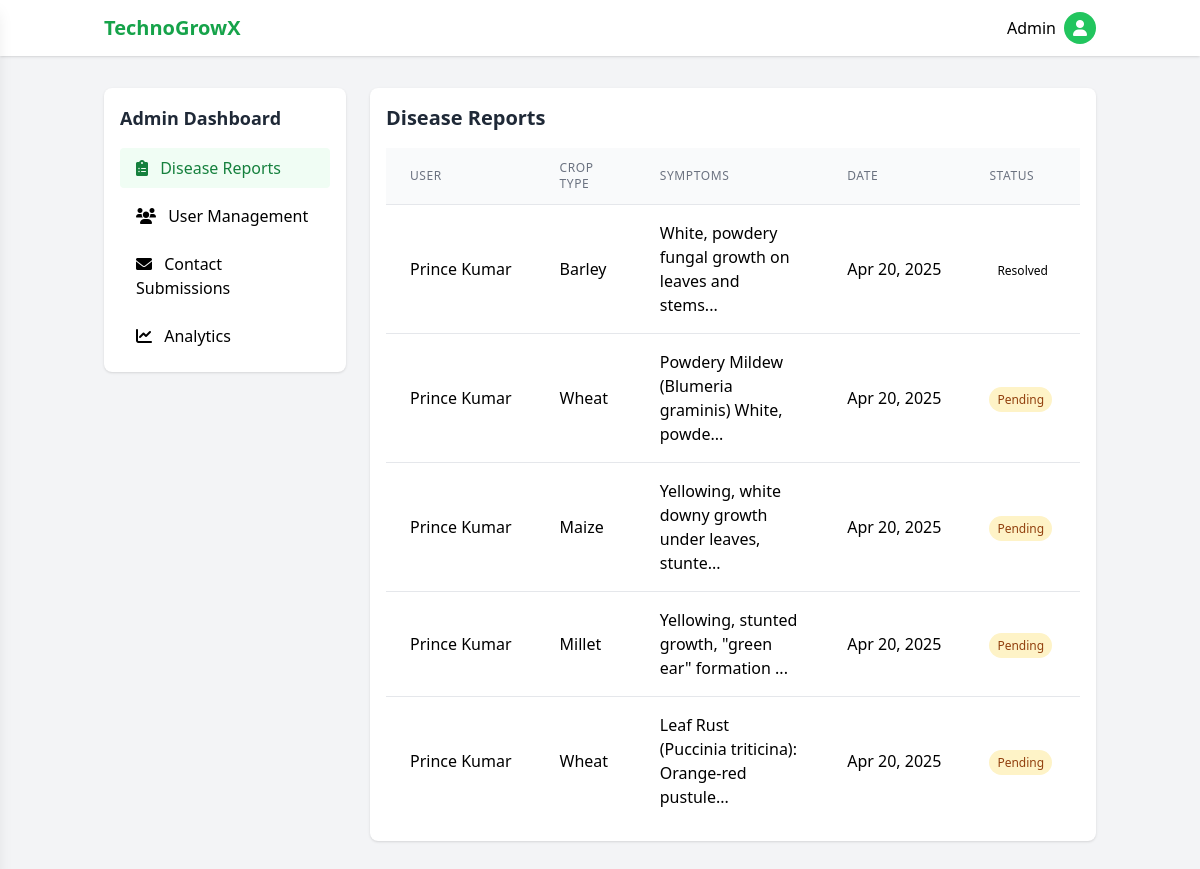
The page /admin.php (signed in) on the database its author committed.
### tables this page shows
CREATE TABLE `disease_reports` (
  `id` int(11) NOT NULL,
  `user_id` int(11) NOT NULL,
  `crop_type` varchar(100) NOT NULL,
  `symptoms` text NOT NULL,
  `image_path` varchar(255) DEFAULT NULL,
  `report_status` enum('pending','reviewed','resolved') DEFAULT 'pending',
  `created_at` timestamp NOT NULL DEFAULT current_timestamp(),
  `solution` text DEFAULT NULL,
  `expert_id` int(11) DEFAULT NULL
);

CREATE TABLE `users` (
  `id` int(11) NOT NULL,
  `name` varchar(100) NOT NULL,
  `email` varchar(100) NOT NULL,
  `phone` varchar(15) DEFAULT NULL,
  `address` varchar(255) DEFAULT NULL,
  `password` varchar(255) NOT NULL,
  `user_type` enum('farmer','expert','admin') NOT NULL,
  `created_at` timestamp NOT NULL DEFAULT current_timestamp(),
  `is_active` tinyint(1) DEFAULT 1
);

### admin.php (the view, shortened to what this page needs)
<?php
include 'config.php';
$reports_sql = "SELECT disease_reports.id AS report_id, users.name, crop_type, symptoms, image_path,
                disease_reports.created_at, report_status, solution
                FROM disease_reports
                JOIN users ON disease_reports.user_id = users.id
                ORDER BY disease_reports.created_at DESC";
$reports_result = mysqli_query($conn, $reports_sql);
?>
<!DOCTYPE html>
<html lang="en">
<head>
  <script src="https://cdn.tailwindcss.com"></script>
  <link rel="stylesheet" href="https://cdnjs.cloudflare.com/ajax/libs/font-awesome/6.0.0/css/all.min.css">
</head>
<body class="bg-gray-100">
  <header class="bg-white shadow">
    <div class="container mx-auto px-4 py-3 flex justify-between items-center">
      <div class="flex items-center">
        <a href="#" class="text-xl font-bold text-green-600">TechnoGrowX</a>
      </div>
      <div class="flex items-center space-x-4">
        <div class="relative">
          <button id="user-menu-button" class="flex items-center space-x-2">
            <span class="hidden md:inline">Admin</span>
            <div class="w-8 h-8 rounded-full bg-green-500 flex items-center justify-center text-white">
              <i class="fas fa-user"></i>
            </div>
          </button>
        </div>
      </div>
    </div>
  </header>
  <div class="container mx-auto px-4 py-8">
    <div class="flex flex-col md:flex-row gap-6">
      <div class="hidden md:block md:w-1/4">
        <div class="bg-white rounded-lg shadow p-4 sticky top-4">
          <h2 class="text-lg font-semibold text-gray-800 mb-4">Admin Dashboard</h2>
          <nav>
            <ul class="space-y-2">
              <li>
                <a href="#" class="nav-link block px-4 py-2 rounded bg-green-50 text-green-700" onclick="showTab('reports')">
                  <i class="fas fa-clipboard-list mr-2"></i> Disease Reports
                </a>
              </li>
              <li>
                <a href="#" class="nav-link block px-4 py-2 rounded hover:bg-gray-100" onclick="showTab('users')">
                  <i class="fas fa-users mr-2"></i> User Management
                </a>
              </li>
              <li>
                <a href="#" class="nav-link block px-4 py-2 rounded hover:bg-gray-100" onclick="showTab('contact')">
                  <i class="fas fa-envelope mr-2"></i> Contact Submissions
                </a>
              </li>
              <li>
                <a href="#" class="nav-link block px-4 py-2 rounded hover:bg-gray-100" onclick="showTab('analytics')">
                  <i class="fas fa-chart-line mr-2"></i> Analytics
                </a>
              </li>
            </ul>
          </nav>
        </div>
      </div>
      <div class="md:w-3/4">
        <div id="reports" class="tab-content active">
          <div class="bg-white rounded-lg shadow p-4">
            <h2 class="text-xl font-semibold text-gray-800 mb-4">Disease Reports</h2>
            <div class="overflow-x-auto">
              <table class="min-w-full divide-y divide-gray-200">
                <thead class="bg-gray-50">
                  <tr>
                    <th class="px-6 py-3 text-left text-xs font-medium text-gray-500 uppercase tracking-wider">User</th>
                    <th class="px-6 py-3 text-left text-xs font-medium text-gray-500 uppercase tracking-wider">Crop Type</th>
                    <th class="px-6 py-3 text-left text-xs font-medium text-gray-500 uppercase tracking-wider">Symptoms</th>
                    <th class="px-6 py-3 text-left text-xs font-medium text-gray-500 uppercase tracking-wider">Date</th>
                    <th class="px-6 py-3 text-left text-xs font-medium text-gray-500 uppercase tracking-wider">Status</th>
                  </tr>
                </thead>
                <tbody class="bg-white divide-y divide-gray-200">
                  <?php if (mysqli_num_rows($reports_result) > 0): ?>
                    <?php while ($report = mysqli_fetch_assoc($reports_result)): ?>
                    <tr>
                      <td class="px-6 py-4 whitespace-nowrap"><?= htmlspecialchars($report['name']) ?></td>
                      <td class="px-6 py-4 whitespace-nowrap"><?= htmlspecialchars($report['crop_type']) ?></td>
                      <td class="px-6 py-4"><?= htmlspecialchars(substr($report['symptoms'], 0, 50)) ?>...</td>
                      <td class="px-6 py-4 whitespace-nowrap"><?= date('M d, Y', strtotime($report['created_at'])) ?></td>
                      <td class="px-6 py-4 whitespace-nowrap">
                        <span class="px-2 py-1 rounded-full text-xs
                          <?= $report['report_status'] == 'pending' ? 'status-pending' : '' ?>
                          <?= $report['report_status'] == 'reviewed' ? 'status-reviewed' : '' ?>
                          <?= $report['report_status'] == 'rejected' ? 'status-rejected' : '' ?>">
                          <?= ucfirst($report['report_status']) ?>
                        </span>
                      </td>
                    </tr>
                    <?php endwhile; ?>
                  <?php else: ?>
                    <tr>
                      <td colspan="6" class="px-6 py-4 text-center text-gray-500">No reports found</td>
                    </tr>
                  <?php endif; ?>
                </tbody>
              </table>
            </div>
          </div>
        </div>
</body>
</html>

### admin.php (style rules this page uses)
.nav-link { transition: all 0.3s ease; }
.tab-content { display: none; }
.tab-content.active { display: block; }
.status-pending { background-color: #fef3c7; color: #92400e; }

### rows shown on the page
disease_reports: user.name "Prince Kumar", crop_type "Barley", symptoms "White, powdery fungal growth on leaves and stems", created_at "Apr 20, 2025", report_status "Resolved"
disease_reports: user.name "Prince Kumar", crop_type "Wheat", symptoms "Powdery Mildew (Blumeria graminis) White, powde", created_at "Apr 20, 2025", report_status "Pending"
disease_reports: user.name "Prince Kumar", crop_type "Maize", symptoms "Yellowing, white downy growth under leaves, stunte", created_at "Apr 20, 2025", report_status "Pending"
disease_reports: user.name "Prince Kumar", crop_type "Millet", symptoms "Yellowing, stunted growth, \"green ear\" formation", created_at "Apr 20, 2025", report_status "Pending"
disease_reports: user.name "Prince Kumar", crop_type "Wheat", symptoms "Leaf Rust (Puccinia triticina): Orange-red pustule", created_at "Apr 20, 2025", report_status "Pending"
